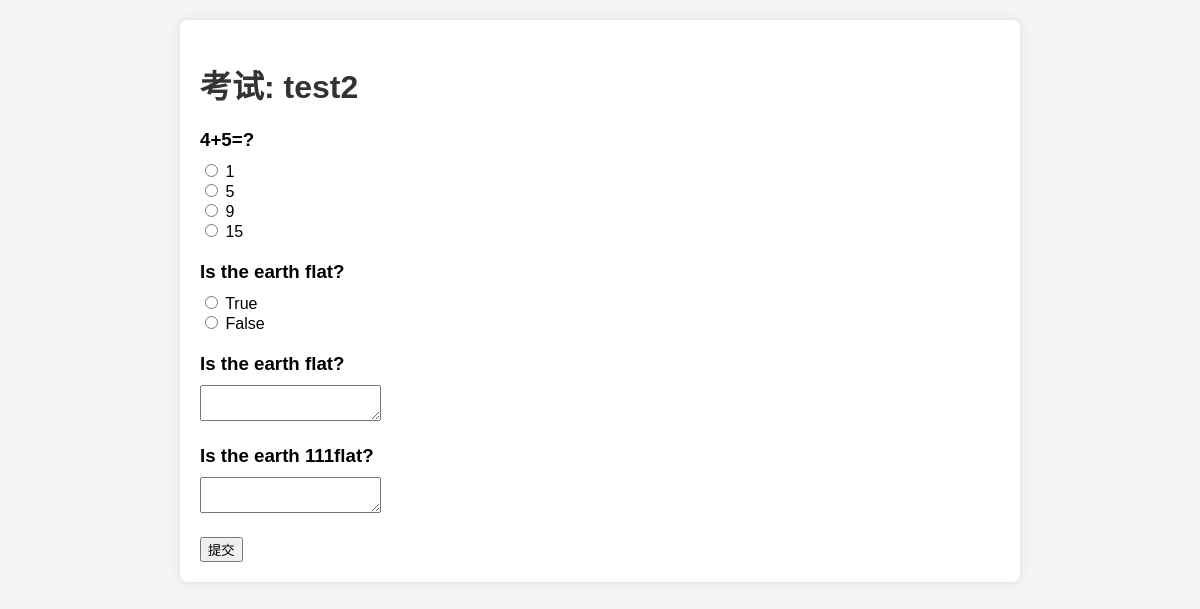
Page /api/do_exam/2/ (signed in) on the committed database.
### exam_app/models.py (models this page shows, shortened)
class Exam(models.Model):
    title = models.CharField(max_length=255)
    single_choice_questions = models.ManyToManyField(SingleChoiceQuestion, blank=True)
    multiple_choice_questions = models.ManyToManyField(MultipleChoiceQuestion, blank=True)
    true_false_questions = models.ManyToManyField(TrueFalseQuestion, blank=True)
    short_answer_questions = models.ManyToManyField(ShortAnswerQuestion, blank=True)

class SingleChoiceQuestion(models.Model):
    question_text = models.CharField(max_length=200)
    choice1 = models.CharField(max_length=200)
    choice2 = models.CharField(max_length=200)
    choice3 = models.CharField(max_length=200)
    choice4 = models.CharField(max_length=200)
    correct_choice = models.IntegerField()  # Store index of the correct choice (0-3)
    difficulty = models.CharField(max_length=10, choices=(('easy', 'Easy'), ('medium', 'Medium'), ('hard', 'Hard')))
    created_by = models.ForeignKey(User, on_delete=models.CASCADE)

class TrueFalseQuestion(models.Model):
    question_text = models.CharField(max_length=200)
    correct_answer = models.BooleanField()
    difficulty = models.CharField(max_length=10, choices=(('easy', 'Easy'), ('medium', 'Medium'), ('hard', 'Hard')))
    created_by = models.ForeignKey(User, on_delete=models.CASCADE)

class ShortAnswerQuestion(models.Model):
    question_text = models.CharField(max_length=200)
    answer = models.TextField()
    difficulty = models.CharField(max_length=10, choices=(('easy', 'Easy'), ('medium', 'Medium'), ('hard', 'Hard')))
    created_by = models.ForeignKey(User, on_delete=models.CASCADE)

### exam_app/views_student.py (the view, shortened to what this page needs)
# urls.py: path('do_exam/<int:exam_id>/', do_exam, name='do_exam'),
@login_required
def do_exam(request, exam_id=None):
    if exam_id == 0:
        exam_id = request.GET.get('exam_id')
    exam = get_object_or_404(Exam, id=exam_id)
    context = {
        'exam': exam,
        'single_choice_questions': exam.single_choice_questions.all(),
        'multiple_choice_questions': exam.multiple_choice_questions.all(),
        'true_false_questions': exam.true_false_questions.all(),
        'short_answer_questions': exam.short_answer_questions.all()
    }
    return render(request, 'do_exam.html', context)

### templates/do_exam.html (shortened to what this page needs)
<!DOCTYPE html>
<html>
<head>
</head>
<body>
    <div class="container">
        <h1>考试: {{ exam.title }}</h1>
        <form method="post">
            {% for question in single_choice_questions %}
                <div class="question">
                    <h3>{{ question.question_text }}</h3>
                    <label>
                        <input type="radio" name="question_{{ question.id }}" value="choice1"> {{ question.choice1 }}
                    </label><br>
                    <label>
                        <input type="radio" name="question_{{ question.id }}" value="choice2"> {{ question.choice2 }}
                    </label><br>
                    <label>
                        <input type="radio" name="question_{{ question.id }}" value="choice3"> {{ question.choice3 }}
                    </label><br>
                    <label>
                        <input type="radio" name="question_{{ question.id }}" value="choice4"> {{ question.choice4 }}
                    </label>
                </div>
            {% endfor %}
            {% for question in true_false_questions %}
                <div class="question">
                    <h3>{{ question.question_text }}</h3>
                    <label>
                        <input type="radio" name="question_{{ question.id }}" value="true"> True
                    </label><br>
                    <label>
                        <input type="radio" name="question_{{ question.id }}" value="false"> False
                    </label>
                </div>
            {% endfor %}
            {% for question in short_answer_questions %}
                <div class="question">
                    <h3>{{ question.question_text }}</h3>
                    <textarea name="question_{{ question.id }}"></textarea>
                </div>
            {% endfor %}
            <button type="submit">提交</button>
        </form>
    </div>
</body>
</html>

### templates/do_exam.html (style rules this page uses)
body { font-family: Arial, sans-serif; margin: 0; padding: 20px; background-color: #f4f4f4; }
.container { max-width: 800px; margin: 0 auto; background: white; padding: 20px; border-radius: 8px; box-shadow: 0 0 10px rgba(0, 0, 0, 0.1); }
h1 { color: #333; }
.question { margin-bottom: 20px; }
.question h3 { margin: 0 0 10px; }

### rows in the picture
Exam: title "test2"
SingleChoiceQuestion: question_text "4+5=?", choice1 "1", choice2 "5", choice3 "9", choice4 "15"
TrueFalseQuestion: question_text "Is the earth flat?"
ShortAnswerQuestion: question_text "Is the earth flat?"
ShortAnswerQuestion: question_text "Is the earth 111flat?"
